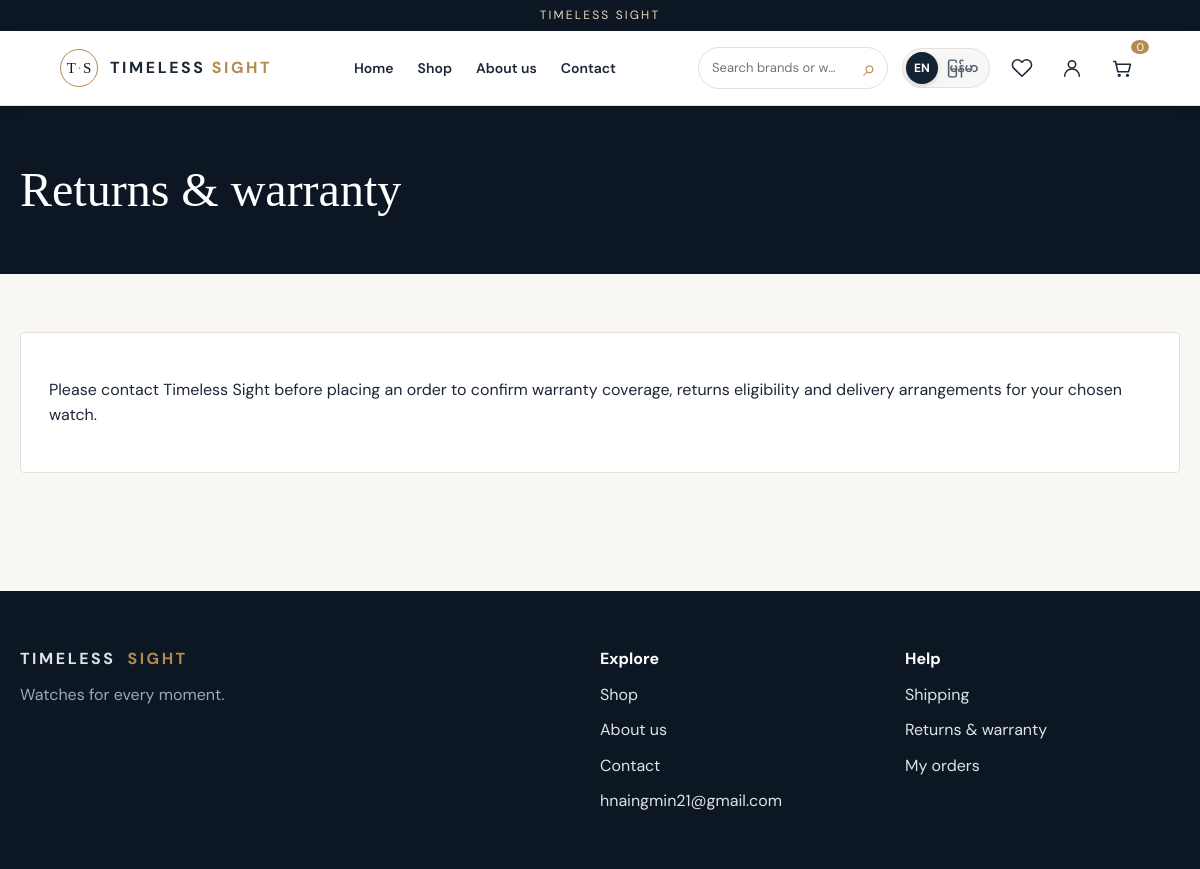
Page /returns.php on the committed database.
### tables this page shows
CREATE TABLE `settings` (
  `setting_key` varchar(80) NOT NULL,
  `setting_value` text NOT NULL
);

### functions.php (called while the page is built, shortened)
<?php
function h(?string $v): string {
    return htmlspecialchars($v ?? '', ENT_QUOTES|ENT_SUBSTITUTE, 'UTF-8');
}
function query(string $sql,array $params=[]): PDOStatement {
    global $db;
    $s=$db->prepare($sql);
    $s->execute($params);
    return $s;
}
function current_user(): ?array {
    if (empty($_SESSION['uid'])) return null;
    return null;
}
function language(): string {
    return ($_SESSION['lang']??'en')==='mm'?'mm':'en';
}
function tr(string $key): string {
    static $texts=[];
    $l=language();
    if (!isset($texts[$l])) $texts[$l]=require dirname(__DIR__).'/lang/'.$l.'.php';
    return $texts[$l][$key]??$key;
}
function setting(string $key): string {
    $v=query('SELECT setting_value FROM settings WHERE setting_key=?',[$key])->fetchColumn();
    return $v===false?'':(string)$v;
}
function cart_count(): int {
    return array_sum(array_map('intval',$_SESSION['cart']??[]));
}

### bootstrap.php (called while the page is built, shortened)
<?php
$root = dirname(__DIR__);
$vars = is_file($root.'/.env') ? parse_ini_file($root.'/.env', false, INI_SCANNER_RAW) : [];
function cfg(string $key, string $default = ''): string {
    global $vars;
    return (string)($vars[$key] ?? $default);
}
$base = rtrim(parse_url(cfg('APP_URL','http://localhost/timeless-sight'), PHP_URL_PATH) ?: '', '/');
function url(string $path=''): string {
    global $base;
    return $base.'/'.ltrim($path,'/');
}
try {
    $db = new PDO('mysql:host='.cfg('DB_HOST','127.0.0.1').';port='.cfg('DB_PORT','3306').';dbname='.cfg('DB_NAME','timeless_sight').';charset=utf8mb4',cfg('DB_USER','root'),cfg('DB_PASS'),[
    PDO::ATTR_ERRMODE=>PDO::ERRMODE_EXCEPTION, PDO::ATTR_DEFAULT_FETCH_MODE=>PDO::FETCH_ASSOC, PDO::ATTR_EMULATE_PREPARES=>false
    ]);
}
catch (PDOException $e) {
    http_response_code(503);
    exit('Database unavailable. Check INSTALL_MM.md and .env.');
}
require_once $root.'/includes/functions.php';

### en.php (called while the page is built)
<?php
return [
'price'=>'Price','sample_price'=>'Sample price','sample_catalog'=>'Sample catalog · Confirmed prices and availability will be announced by the shop.','orders_paused'=>'Orders are available after the shop confirms prices and stock.',
'home'=>'Home','shop'=>'Shop','about'=>'About us','contact'=>'Contact','search'=>'Search brands or watches','wishlist'=>'Wishlist','cart'=>'Cart','account'=>'Account','login'=>'Login','signup'=>'Sign up','logout'=>'Log out','orders'=>'My orders','brands'=>'Shop by brand','featured'=>'Featured watches','new'=>'New arrivals','shop_now'=>'Shop watches','no_image'=>'Photo coming soon','details'=>'View details','price_pending'=>'Price pending','add_cart'=>'Add to cart','description'=>'Description','stock'=>'In stock','out_stock'=>'Out of stock','reviews'=>'Customer reviews','write_review'=>'Write a review','checkout'=>'Checkout','recipient'=>'Recipient name','phone'=>'Phone number','region'=>'Region / State','township'=>'Township','address'=>'Full delivery address','landmark'=>'Nearby landmark (optional)','notes'=>'Delivery note (optional)','place_order'=>'Place cash on delivery order','subtotal'=>'Items subtotal','delivery_pending'=>'Delivery charge will be confirmed with your order','delivery_fee'=>'Delivery charge','total'=>'Amount due on delivery','cod'=>'Cash on delivery','track'=>'Track order','empty'=>'Nothing here yet','continue'=>'Continue shopping','email'=>'Gmail address','password'=>'Password','confirm_password'=>'Confirm password','verify'=>'Verify code','code'=>'Six-digit code','send_code'=>'Send reset code','resend'=>'Resend code','reset'=>'Reset password','forgot'=>'Forgot password?','profile'=>'Profile','quantity'=>'Quantity','status'=>'Status','confirm'=>'Confirm','remove'=>'Remove','change'=>'Change','wishlist_saved'=>'Saved to wishlist','save'=>'Save changes','language'=>'Language','support'=>'Support','shipping'=>'Shipping','returns'=>'Returns & warranty','all'=>'All brands','filter'=>'Filter','view_all'=>'View all','sale_notice'=>'Admin must set confirmed prices and stock before sales.'
];

### returns.php (the view)
<?php
require dirname(__DIR__).'/config/bootstrap.php';
require dirname(__DIR__).'/includes/layout.php';
page_start(tr('returns'));
?><div class="page-head"><div class="container"><h1><?=h(tr('returns'))?></h1></div></div><main class="container section"><div class="panel"><p><?=nl2br(h(setting('returns_text')))?></p></div></main><?php
page_end();

### layout.php (shortened to what this page needs)
<?php
function page_start(string $title, bool $admin=false): void {
    $u=current_user();
?><!doctype html><html lang="<?=language()==='mm'?'my':'en'?>"><head><link rel="stylesheet" href="<?=url('assets/css/style.css')?>"></head><body data-base="<?=h(url(''))?>">
 <div class="topline">TIMELESS SIGHT</div>
 <header class="site-header"><a class="brandmark" href="<?=url('')?>"><span class="brand-symbol">T<span>·</span>S</span><span>TIMELESS <em>SIGHT</em></span></a>
 <nav class="main-nav" aria-label="Main"><a href="<?=url('')?>"><?=h(tr('home'))?></a><a href="<?=url('shop')?>"><?=h(tr('shop'))?></a><a href="<?=url('customer/about.php')?>"><?=h(tr('about'))?></a><a href="<?=url('customer/contact.php')?>"><?=h(tr('contact'))?></a></nav>
 <div class="header-actions"><div class="live-search"><label class="sr-only" for="site-search"><?=h(tr('search'))?></label><input id="site-search" type="search" placeholder="<?=h(tr('search'))?>" autocomplete="off" aria-controls="search-results" aria-expanded="false"><div id="search-results" class="suggestions" role="listbox" hidden></div></div><form class="language-switch desktop-language" action="<?=url('customer/language.php')?>" method="post" aria-label="<?=h(tr('language'))?>"><input type="hidden" name="csrf" value="<?=csrf()?>"><input type="hidden" name="back" value="<?=h($_SERVER['REQUEST_URI']??'/')?>"><button type="submit" name="lang" value="en" class="<?=language()==='en'?'selected':''?>" aria-label="English" <?=language()==='en'?'aria-pressed="true"':'aria-pressed="false"'?>>EN</button><button type="submit" name="lang" value="mm" class="<?=language()==='mm'?'selected':''?>" aria-label="မြန်မာ" <?=language()==='mm'?'aria-pressed="true"':'aria-pressed="false"'?>>မြန်မာ</button></form><a class="header-wishlist" aria-label="<?=h(tr('wishlist'))?>" href="<?=url('wishlist')?>"><svg viewBox="0 0 24 24" aria-hidden="true"><path d="M20.8 4.6a5.5 5.5 0 0 0-7.8 0L12 5.7l-1.1-1.1a5.5 5.5 0 0 0-7.8 7.8L12 21l8.8-8.6a5.5 5.5 0 0 0 0-7.8Z"/></svg></a><a class="header-account" aria-label="<?=h(tr('account'))?>" href="<?=url($u?'customer/profile.php':'auth/login.php')?>"><svg viewBox="0 0 24 24" aria-hidden="true"><circle cx="12" cy="8" r="4"/><path d="M4 21a8 8 0 0 1 16 0"/></svg></a><a class="header-cart" aria-label="<?=h(tr('cart'))?>" href="<?=url('cart')?>"><svg viewBox="0 0 24 24" aria-hidden="true"><path d="M3 5h2l2.4 11h11.8l2-8H6"/><circle cx="9" cy="20" r="1"/><circle cx="18" cy="20" r="1"/></svg><span class="cart-count"><?=cart_count()?></span></a></div></header>
 <?php
}
function page_end(): void {
?><footer class="site-footer"><div><a class="brandmark" href="<?=url('')?>">TIMELESS <em>SIGHT</em></a><p>Watches for every moment.</p></div><div><strong>Explore</strong><a href="<?=url('shop')?>"><?=h(tr('shop'))?></a><a href="<?=url('customer/about.php')?>"><?=h(tr('about'))?></a><a href="<?=url('customer/contact.php')?>"><?=h(tr('contact'))?></a><a href="mailto:<?=h(setting('contact_email'))?>"><?=h(setting('contact_email'))?></a></div><div><strong>Help</strong><a href="<?=url('customer/shipping.php')?>"><?=h(tr('shipping'))?></a><a href="<?=url('customer/returns.php')?>"><?=h(tr('returns'))?></a><a href="<?=url('orders')?>"><?=h(tr('orders'))?></a></div></footer></body></html><?php
}
?><article class="watch-card"><a class="watch-picture" href="<?=url('watch/'.$w['id'])?>"><?php

### style.css (style rules this page uses)
:root { --navy:#0d1724; --navy2:#162539; --gold:#b98d4f; --paper:#f7f7f5; --ink:#1c2837; --muted:#67717e; --line:#e1e3e5; --white:#fff }
* { box-sizing:border-box }
html { scroll-behavior:smooth }
body { margin:0; color:var(--ink); font:16px/1.6 'DM Sans',system-ui,sans-serif; background:var(--paper) }
button,input,textarea,select { font:inherit }
button { cursor:pointer }
a { color:inherit; text-decoration:none }
.topline { text-align:center; background:var(--navy); color:#e7d7b8; font-size:12px; letter-spacing:.18em; padding:6px 12px }
.site-header { position:relative; z-index:20; display:flex; align-items:center; gap:30px; padding:16px clamp(20px,5vw,80px); background:#fff; border-bottom:1px solid var(--line) }
.brandmark { font-weight:700; letter-spacing:.16em; white-space:nowrap; font-size:16px; display:inline-flex; align-items:center; gap:12px }
.brandmark em { font-style:normal; color:var(--gold) }
.brand-symbol { border:1px solid var(--gold); color:var(--navy); font-family:Georgia,serif; font-weight:400; letter-spacing:0; font-size:15px; width:38px; height:38px; display:grid; place-items:center; border-radius:50% }
.brand-symbol span { color:var(--gold) }
.main-nav { display:flex; gap:24px; margin:auto; font-size:14px; font-weight:600 }
.header-actions { display:flex; align-items:center; gap:14px }
.header-actions>a { font-size:23px; line-height:1; position:relative }
.cart-count { font:11px 'DM Sans',sans-serif; position:absolute; right:-9px; top:-8px; background:var(--gold); color:#fff; border-radius:50%; padding:0 5px }
.live-search { position:relative }
.live-search input { width:190px; border:1px solid var(--line); border-radius:40px; padding:8px 13px; font-size:13px; outline:0 }
.container { width:min(1200px,calc(100% - 40px)); margin:auto }
.section { padding:58px 0 }
.section-heading h2,.page-title,h1,h2 { font-family:'Playfair Display',Georgia,serif; font-weight:500; line-height:1.2 }
.page-head { background:var(--navy); color:#fff; padding:55px 0 }
.page-head h1 { font-size:45px; margin:0 }
.form-panel,.panel { background:#fff; padding:28px; border:1px solid var(--line) }
.site-footer { background:var(--navy); color:#dce3e9; display:grid; grid-template-columns:2fr 1fr 1fr; gap:30px; padding:55px max(20px,calc((100vw - 1200px)/2)); margin-top:60px }
.site-footer>div { display:flex; flex-direction:column; align-items:start; gap:10px }
.site-footer strong { color:white }
.site-footer p { color:#9ba8b5; margin:0 }
:root { --paper:#f8f7f4; --line:#e4e0d9; --gold:#b58a50 }
body { overflow-x:hidden }
h1,h2,h3,p { overflow-wrap:break-word }
.brand-symbol { display:flex; align-items:center; justify-content:center; gap:1px; flex:none; white-space:nowrap; line-height:1; letter-spacing:0; overflow:hidden }
.brand-symbol span { display:inline-block; line-height:1 }
.site-header { box-shadow:0 3px 16px #0d172408 }
.main-nav a { white-space:nowrap }
.header-actions>a { min-width:36px; min-height:40px; display:inline-flex; align-items:center; justify-content:center }
.header-actions form { min-width:56px }
.live-search { min-width:0 }
.live-search input { min-height:42px; text-overflow:ellipsis }
.page-head h1 { font-size:clamp(34px,4vw,52px) }
.form-panel,.panel { border-radius:4px; min-width:0 }
.site-footer a { overflow-wrap:anywhere }
.header-actions>a svg { width:22px; height:22px; fill:none; stroke:currentColor; stroke-width:1.7; stroke-linecap:round; stroke-linejoin:round }
.live-search::before { content:'⌕'; position:absolute; right:12px; top:50%; transform:translateY(-50%); font-size:23px; line-height:1; color:var(--gold); pointer-events:none }
.live-search input { padding-right:35px }
.language-switch { display:inline-flex; align-items:center; flex:none; border:1px solid var(--line); background:#f7f7f5; border-radius:40px; padding:3px; gap:1px; white-space:nowrap }
.language-switch button { border:0; background:transparent; color:#536070; font-size:12px; font-weight:700; border-radius:30px; min-height:32px; padding:3px 8px; line-height:1.4 }
.language-switch button.selected { background:#142334; color:white; box-shadow:0 2px 4px #0d172429 }
.header-actions .language-switch { min-width:0; width:auto }

### rows in the picture
settings: setting_value "Please contact Timeless Sight before placing an order to confirm warranty coverage, returns eligibility and delivery arrangements for your chosen watch."
settings: setting_value "hnaingmin21@gmail.com"

### other values in the picture
tr('home') "Home"
tr('shop') "Shop"
tr('about') "About us"
tr('contact') "Contact"
cart_count() "0"
tr('returns') "Returns & warranty"
tr('shipping') "Shipping"
tr('orders') "My orders"
